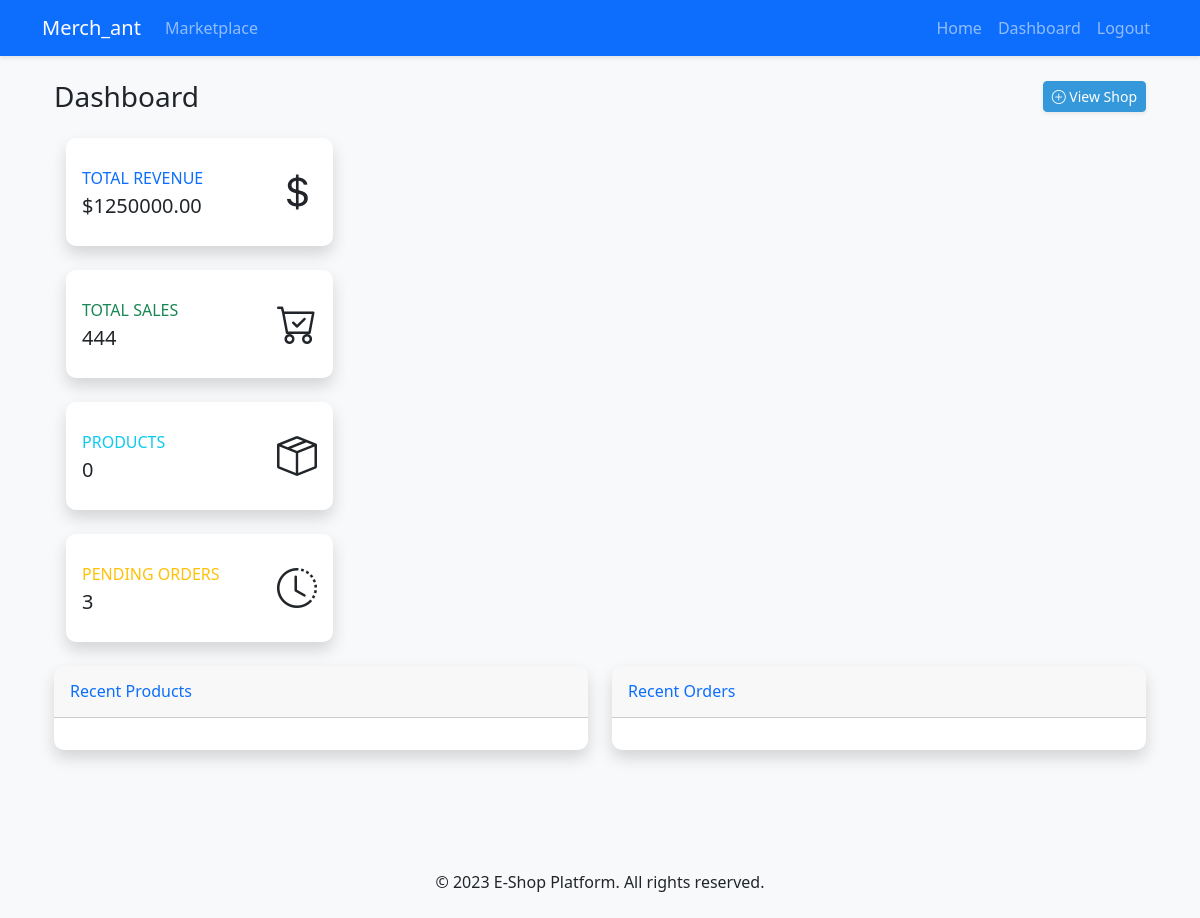
Before: /dashboard/ (signed in) with the older database file.
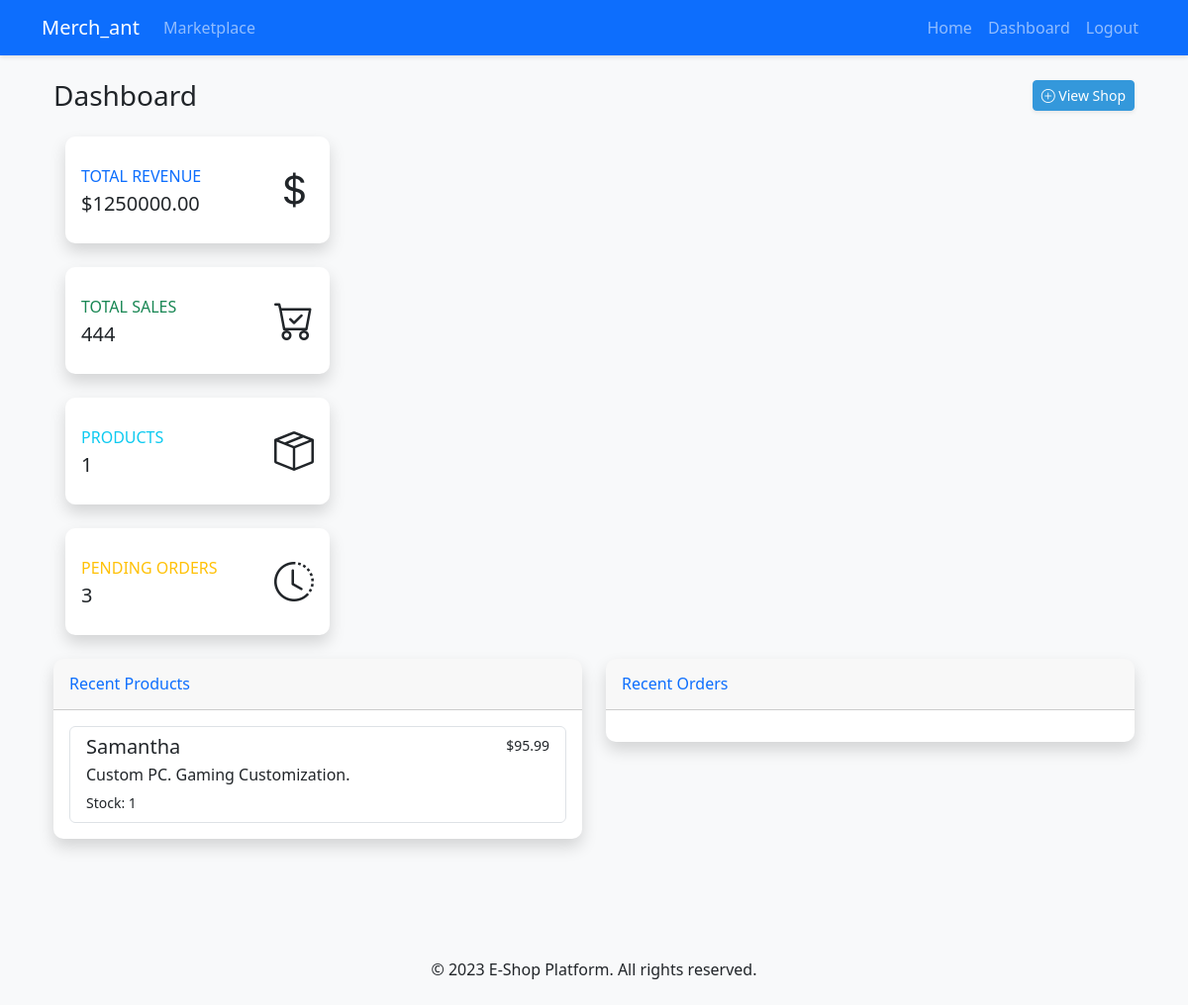
After: the same page with the newer database file.
### app/models.py (models this page shows)
class Product(db.Model):
    id = db.Column(db.Integer, primary_key=True)
    name = db.Column(db.String(100), index=True)
    description = db.Column(db.Text)
    price = db.Column(db.Float)
    quantity = db.Column(db.Integer)
    image = db.Column(db.String(100))
    created_at = db.Column(db.DateTime, default=datetime.utcnow)
    shop_id = db.Column(db.Integer, db.ForeignKey('shop.id'))
    category = db.Column(db.String(50))
    orders = db.relationship('OrderItem', backref='product', lazy='dynamic')

### app/dashboard/routes.py (the view)
@bp.route('/')
@login_required
def index():
    if not current_user.shop:
        return redirect(url_for('shop.create'))
    shop = current_user.shop
    products = shop.products.order_by(Product.created_at.desc()).limit(5).all()
    orders = Order.query.filter_by(shop_id=shop.id).order_by(Order.created_at.desc()).limit(5).all()
    analytics = {
        'total_sales': 444,
        'revenue': 1250000,
        'top_products': [
            {'name': 'Product A', 'sales': 15},
            {'name': 'Product B', 'sales': 12},
            {'name': 'Product C', 'sales': 8}
        ],
        'order_status': {
            'pending': 3,
            'processing': 2,
            'completed': 7
        }
    }
    return render_template('dashboard/index.html',
                           shop=shop,
                           products=products,
                           orders=orders,
                           analytics=analytics)

### app/models.py (called while the page is built)
@login.user_loader
def load_user(id):
    return User.query.get(int(id))

### app/templates/dashboard/index.html (shortened to what this page needs)
{% extends "base.html" %}
{% block content %}
<div class="container-fluid">
    <div class="d-sm-flex align-items-center justify-content-between mb-4">
        <h1 class="h3 mb-0 text-gray-800">Dashboard</h1>
        <a href="{{ url_for('dashboard.view_shop') }}" class="d-none d-sm-inline-block btn btn-sm btn-primary shadow-sm">
            <i class="bi bi-plus-circle"></i> View Shop
        </a>
    </div>
    <div class="container-fluid">
        <div class="col-xl-3 col-md-6 mb-4">
            <div class="card border-left-primary shadow h-100 py-2">
                <div class="card-body">
                    <div class="row no-gutters align-items-center">
                        <div class="col mr-2">
                            <div class="text-xs font-weight-bold text-primary text-uppercase mb-1">
                                Total Revenue</div>
                            <div class="h5 mb-0 font-weight-bold text-gray-800">${{ "%.2f"|format(analytics.revenue) }}</div>
                        </div>
                        <div class="col-auto">
                            <i class="bi bi-currency-dollar fs-1 text-gray-300"></i>
                        </div>
                    </div>
                </div>
            </div>
        </div>
        <div class="col-xl-3 col-md-6 mb-4">
            <div class="card border-left-success shadow h-100 py-2">
                <div class="card-body">
                    <div class="row no-gutters align-items-center">
                        <div class="col mr-2">
                            <div class="text-xs font-weight-bold text-success text-uppercase mb-1">
                                Total Sales</div>
                            <div class="h5 mb-0 font-weight-bold text-gray-800">{{ analytics.total_sales }}</div>
                        </div>
                        <div class="col-auto">
                            <i class="bi bi-cart-check fs-1 text-gray-300"></i>
                        </div>
                    </div>
                </div>
            </div>
        </div>
    <a href="{{ url_for('dashboard.products', shop_id=shop.id) }}" style="text-decoration: none; color: inherit;">
        <div class="col-xl-3 col-md-6 mb-4">
            <div class="card border-left-info shadow h-100 py-2">
                <div class="card-body">
                    <div class="row no-gutters align-items-center">
                        <div class="col mr-2">
                            <div class="text-xs font-weight-bold text-info text-uppercase mb-1">
                                Products</div>
                            <div class="h5 mb-0 font-weight-bold text-gray-800">{{ shop.products.count() }}</div>
                        </div>
                        <div class="col-auto">
                            <i class="bi bi-box-seam fs-1 text-gray-300"></i>
                        </div>
                    </div>
                </div>
            </div>
        </div>
    </a>
    <a href="{{ url_for('dashboard.orders', shop_id=shop.id) }}" style="text-decoration: none; color: inherit;">
        <div class="col-xl-3 col-md-6 mb-4">
            <div class="card border-left-warning shadow h-100 py-2">
                <div class="card-body">
                    <div class="row no-gutters align-items-center">
                        <div class="col mr-2">
                            <div class="text-xs font-weight-bold text-warning text-uppercase mb-1">
                                Pending Orders</div>
                            <div class="h5 mb-0 font-weight-bold text-gray-800">{{ analytics.order_status.pending }}</div>
                        </div>
                        <div class="col-auto">
                            <i class="bi bi-clock-history fs-1 text-gray-300"></i>
                        </div>
                    </div>
                </div>
            </div>
        </div>
    </div>
    <div class="row">
        <div class="col-lg-6 mb-4">
            <div class="card shadow mb-4">
                <div class="card-header py-3">
                    <h6 class="m-0 font-weight-bold text-primary">Recent Products</h6>
                </div>
                <div class="card-body">
                    <div class="list-group">
                        {% for product in products %}
                        <a href="#" class="list-group-item list-group-item-action">
                            <div class="d-flex w-100 justify-content-between">
                                <h5 class="mb-1">{{ product.name }}</h5>
                                <small>${{ "%.2f"|format(product.price) }}</small>
                            </div>
                            <p class="mb-1">{{ product.description|truncate(50) }}</p>
                            <small>Stock: {{ product.quantity }}</small>
                        </a>
                        {% endfor %}
                    </div>
                </div>
            </div>
        </div>
        <div class="col-lg-6 mb-4">
            <div class="card shadow mb-4">
                <div class="card-header py-3">
                    <h6 class="m-0 font-weight-bold text-primary">Recent Orders</h6>
                </div>
                <div class="card-body">
                </div>
            </div>
        </div>
    </div>
</div>
{% endblock %}

### app/templates/base.html (shortened to what this page needs)
<!DOCTYPE html>
<html lang="en">
<head>
    <link href="https://cdn.jsdelivr.net/npm/bootstrap@5.3.0/dist/css/bootstrap.min.css" rel="stylesheet">
    <link rel="stylesheet" href="https://cdn.jsdelivr.net/npm/bootstrap-icons@1.10.0/font/bootstrap-icons.css">
    <link rel="stylesheet" href="{{ url_for('static', filename='css/main.css') }}">
</head>
<body>
    <nav class="navbar navbar-expand-lg navbar-dark bg-primary">
        <div class="container">
            <a class="navbar-brand" href="{{ url_for('main.index') }}">Merch_ant</a>
            <div class="collapse navbar-collapse" id="navbarNav">
                <ul class="navbar-nav me-auto">
                    <li class="nav-item">
                        <a class="nav-link" href="{{ url_for('main.marketplace') }}">Marketplace</a>
                    </li>
                </ul>
                <ul class="navbar-nav">
                    {% if current_user.is_authenticated %}
                        {% if current_user.is_shop_owner %}
                        <li class="nav-item">
                            <a class="nav-link" href="{{ url_for('main.home') }}">Home</a>
                        </li>
                            <li class="nav-item">
                                <a class="nav-link" href="{{ url_for('dashboard.index') }}">Dashboard</a>
                            </li>
                        {% endif %}
                        <li class="nav-item">
                            <a class="nav-link" href="{{ url_for('auth.logout') }}">Logout</a>
                        </li>
                    {% endif %}
                </ul>
            </div>
        </div>
    </nav>
    <div class="container mt-4">
        {% block content %}{% endblock %}
    </div>
    <footer class="bg-light mt-5 py-4">
        <div class="container text-center">
            <p class="mb-0">© 2023 E-Shop Platform. All rights reserved.</p>
        </div>
    </footer>
</body>
</html>

### app/static/css/main.css (style rules this page uses)
:root { --primary-color: #3498db; --secondary-color: #2ecc71; --dark-color: #2c3e50; --light-color: #ecf0f1; --danger-color: #e74c3c; --warning-color: #f39c12; }
body { font-family: 'Segoe UI', Tahoma, Geneva, Verdana, sans-serif; background-color: #f8f9fa; }
.navbar { box-shadow: 0 2px 4px rgba(0,0,0,.1); }
.card { transition: transform 0.3s ease, box-shadow 0.3s ease; border: none; border-radius: 10px; overflow: hidden; box-shadow: 0 4px 6px rgba(0,0,0,.1); }
.btn-primary { background-color: var(--primary-color); border-color: var(--primary-color); }

Changed rows visible on the page:
added Product: name "Samantha", price "95.99", description "Custom PC. Gaming Customization.", quantity "1"
Other visible differences:
{{ shop.products.count() }}: "0" → "1"
